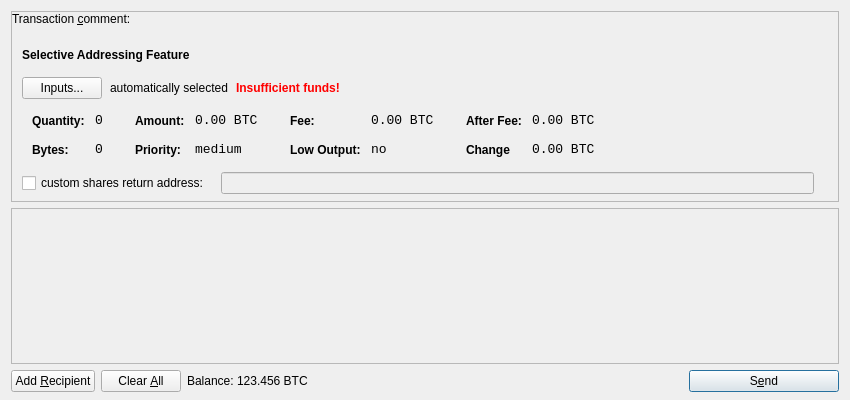
<?xml version="1.0" encoding="UTF-8"?>
<ui version="4.0">
 <class>SendCoinsDialog</class>
 <widget class="QDialog" name="SendCoinsDialog">
  <property name="geometry">
   <rect>
    <x>0</x>
    <y>0</y>
    <width>850</width>
    <height>400</height>
   </rect>
  </property>
  <property name="windowTitle">
   <string>Send Coins</string>
  </property>
  <layout class="QVBoxLayout" name="verticalLayout" stretch="0,1,0">
   <property name="bottomMargin">
    <number>8</number>
   </property>
   <item>
    <widget class="QFrame" name="frameCoinControl">
     <property name="sizePolicy">
      <sizepolicy hsizetype="Expanding" vsizetype="Expanding">
       <horstretch>0</horstretch>
       <verstretch>0</verstretch>
      </sizepolicy>
     </property>
     <property name="maximumSize">
      <size>
       <width>16777215</width>
       <height>16777215</height>
      </size>
     </property>
     <property name="frameShape">
      <enum>QFrame::StyledPanel</enum>
     </property>
     <property name="frameShadow">
      <enum>QFrame::Sunken</enum>
     </property>
     <layout class="QVBoxLayout" name="verticalLayoutCoinControl2">
      <property name="spacing">
       <number>6</number>
      </property>
      <property name="leftMargin">
       <number>0</number>
      </property>
      <property name="topMargin">
       <number>0</number>
      </property>
      <property name="rightMargin">
       <number>0</number>
      </property>
      <property name="bottomMargin">
       <number>6</number>
      </property>
      <item>
       <widget class="QLabel" name="labelTxComment">
        <property name="text">
         <string>Transaction &amp;comment: </string>
        </property>
        <property name="alignment">
         <set>Qt::AlignLeading|Qt::AlignLeft|Qt::AlignVCenter</set>
        </property>
        <property name="buddy">
         <cstring>editTxComment</cstring>
        </property>
       </widget>
      </item>
      <item>
       <widget class="QValidatedLineEdit" name="editTxComment" native="true">
        <property name="enabled">
         <bool>true</bool>
        </property>
        <property name="toolTip">
         <string>Enter a transaction comment (Note: this information is public)</string>
        </property>
       </widget>
      </item>
      <item>
       <layout class="QVBoxLayout" name="verticalLayoutCoinControl" stretch="0,0,0,0,1">
        <property name="spacing">
         <number>0</number>
        </property>
        <property name="leftMargin">
         <number>10</number>
        </property>
        <property name="topMargin">
         <number>10</number>
        </property>
        <item>
         <layout class="QHBoxLayout" name="horizontalLayoutCoinControl1">
          <property name="bottomMargin">
           <number>15</number>
          </property>
          <item>
           <widget class="QLabel" name="labelCoinControlFeatures">
            <property name="sizePolicy">
             <sizepolicy hsizetype="Preferred" vsizetype="Maximum">
              <horstretch>0</horstretch>
              <verstretch>0</verstretch>
             </sizepolicy>
            </property>
            <property name="font">
             <font>
              <weight>75</weight>
              <bold>true</bold>
             </font>
            </property>
            <property name="styleSheet">
             <string notr="true">font-weight:bold;</string>
            </property>
            <property name="text">
             <string>Selective Addressing Feature</string>
            </property>
           </widget>
          </item>
         </layout>
        </item>
        <item>
         <layout class="QHBoxLayout" name="horizontalLayoutCoinControl2" stretch="0,0,0,0">
          <property name="spacing">
           <number>8</number>
          </property>
          <property name="bottomMargin">
           <number>10</number>
          </property>
          <item>
           <widget class="QPushButton" name="pushButtonCoinControl">
            <property name="styleSheet">
             <string notr="true"/>
            </property>
            <property name="text">
             <string>Inputs...</string>
            </property>
           </widget>
          </item>
          <item>
           <widget class="QLabel" name="labelCoinControlAutomaticallySelected">
            <property name="text">
             <string>automatically selected</string>
            </property>
            <property name="margin">
             <number>5</number>
            </property>
           </widget>
          </item>
          <item>
           <widget class="QLabel" name="labelCoinControlInsuffFunds">
            <property name="font">
             <font>
              <weight>75</weight>
              <bold>true</bold>
             </font>
            </property>
            <property name="styleSheet">
             <string notr="true">color:red;font-weight:bold;</string>
            </property>
            <property name="text">
             <string>Insufficient funds!</string>
            </property>
            <property name="margin">
             <number>5</number>
            </property>
           </widget>
          </item>
          <item>
           <spacer name="horizontalSpacerCoinControl">
            <property name="orientation">
             <enum>Qt::Horizontal</enum>
            </property>
            <property name="sizeHint" stdset="0">
             <size>
              <width>40</width>
              <height>1</height>
             </size>
            </property>
           </spacer>
          </item>
         </layout>
        </item>
        <item>
         <widget class="QWidget" name="widgetCoinControl" native="true">
          <property name="sizePolicy">
           <sizepolicy hsizetype="Preferred" vsizetype="Preferred">
            <horstretch>0</horstretch>
            <verstretch>0</verstretch>
           </sizepolicy>
          </property>
          <property name="minimumSize">
           <size>
            <width>0</width>
            <height>0</height>
           </size>
          </property>
          <property name="styleSheet">
           <string notr="true"/>
          </property>
          <layout class="QHBoxLayout" name="horizontalLayoutCoinControl5">
           <property name="margin">
            <number>0</number>
           </property>
           <item>
            <layout class="QHBoxLayout" name="horizontalLayoutCoinControl3" stretch="0,0,0,1">
             <property name="spacing">
              <number>20</number>
             </property>
             <property name="topMargin">
              <number>0</number>
             </property>
             <property name="bottomMargin">
              <number>10</number>
             </property>
             <item>
              <layout class="QFormLayout" name="formLayoutCoinControl1">
               <property name="horizontalSpacing">
                <number>10</number>
               </property>
               <property name="verticalSpacing">
                <number>14</number>
               </property>
               <property name="leftMargin">
                <number>10</number>
               </property>
               <property name="topMargin">
                <number>4</number>
               </property>
               <property name="rightMargin">
                <number>6</number>
               </property>
               <item row="0" column="0">
                <widget class="QLabel" name="labelCoinControlQuantityText">
                 <property name="styleSheet">
                  <string notr="true">font-weight:bold;</string>
                 </property>
                 <property name="text">
                  <string>Quantity:</string>
                 </property>
                 <property name="margin">
                  <number>0</number>
                 </property>
                </widget>
               </item>
               <item row="0" column="1">
                <widget class="QLabel" name="labelCoinControlQuantity">
                 <property name="font">
                  <font>
                   <family>Monospace</family>
                   <pointsize>10</pointsize>
                  </font>
                 </property>
                 <property name="cursor">
                  <cursorShape>IBeamCursor</cursorShape>
                 </property>
                 <property name="contextMenuPolicy">
                  <enum>Qt::ActionsContextMenu</enum>
                 </property>
                 <property name="text">
                  <string>0</string>
                 </property>
                 <property name="margin">
                  <number>0</number>
                 </property>
                 <property name="textInteractionFlags">
                  <set>Qt::LinksAccessibleByMouse|Qt::TextSelectableByKeyboard|Qt::TextSelectableByMouse</set>
                 </property>
                </widget>
               </item>
               <item row="1" column="0">
                <widget class="QLabel" name="labelCoinControlBytesText">
                 <property name="styleSheet">
                  <string notr="true">font-weight:bold;</string>
                 </property>
                 <property name="text">
                  <string>Bytes:</string>
                 </property>
                </widget>
               </item>
               <item row="1" column="1">
                <widget class="QLabel" name="labelCoinControlBytes">
                 <property name="font">
                  <font>
                   <family>Monospace</family>
                   <pointsize>10</pointsize>
                  </font>
                 </property>
                 <property name="cursor">
                  <cursorShape>IBeamCursor</cursorShape>
                 </property>
                 <property name="contextMenuPolicy">
                  <enum>Qt::ActionsContextMenu</enum>
                 </property>
                 <property name="text">
                  <string>0</string>
                 </property>
                 <property name="textInteractionFlags">
                  <set>Qt::LinksAccessibleByMouse|Qt::TextSelectableByKeyboard|Qt::TextSelectableByMouse</set>
                 </property>
                </widget>
               </item>
              </layout>
             </item>
             <item>
              <layout class="QFormLayout" name="formLayoutCoinControl2">
               <property name="horizontalSpacing">
                <number>10</number>
               </property>
               <property name="verticalSpacing">
                <number>14</number>
               </property>
               <property name="leftMargin">
                <number>6</number>
               </property>
               <property name="topMargin">
                <number>4</number>
               </property>
               <property name="rightMargin">
                <number>6</number>
               </property>
               <item row="0" column="0">
                <widget class="QLabel" name="labelCoinControlAmountText">
                 <property name="styleSheet">
                  <string notr="true">font-weight:bold;</string>
                 </property>
                 <property name="text">
                  <string>Amount:</string>
                 </property>
                 <property name="margin">
                  <number>0</number>
                 </property>
                </widget>
               </item>
               <item row="0" column="1">
                <widget class="QLabel" name="labelCoinControlAmount">
                 <property name="font">
                  <font>
                   <family>Monospace</family>
                   <pointsize>10</pointsize>
                  </font>
                 </property>
                 <property name="cursor">
                  <cursorShape>IBeamCursor</cursorShape>
                 </property>
                 <property name="contextMenuPolicy">
                  <enum>Qt::ActionsContextMenu</enum>
                 </property>
                 <property name="text">
                  <string>0.00 BTC</string>
                 </property>
                 <property name="textInteractionFlags">
                  <set>Qt::LinksAccessibleByMouse|Qt::TextSelectableByKeyboard|Qt::TextSelectableByMouse</set>
                 </property>
                </widget>
               </item>
               <item row="1" column="0">
                <widget class="QLabel" name="labelCoinControlPriorityText">
                 <property name="styleSheet">
                  <string notr="true">font-weight:bold;</string>
                 </property>
                 <property name="text">
                  <string>Priority:</string>
                 </property>
                </widget>
               </item>
               <item row="1" column="1">
                <widget class="QLabel" name="labelCoinControlPriority">
                 <property name="font">
                  <font>
                   <family>Monospace</family>
                   <pointsize>10</pointsize>
                  </font>
                 </property>
                 <property name="cursor">
                  <cursorShape>IBeamCursor</cursorShape>
                 </property>
                 <property name="contextMenuPolicy">
                  <enum>Qt::ActionsContextMenu</enum>
                 </property>
                 <property name="text">
                  <string>medium</string>
                 </property>
                 <property name="textInteractionFlags">
                  <set>Qt::LinksAccessibleByMouse|Qt::TextSelectableByKeyboard|Qt::TextSelectableByMouse</set>
                 </property>
                </widget>
               </item>
              </layout>
             </item>
             <item>
              <layout class="QFormLayout" name="formLayoutCoinControl3">
               <property name="horizontalSpacing">
                <number>10</number>
               </property>
               <property name="verticalSpacing">
                <number>14</number>
               </property>
               <property name="leftMargin">
                <number>6</number>
               </property>
               <property name="topMargin">
                <number>4</number>
               </property>
               <property name="rightMargin">
                <number>6</number>
               </property>
               <item row="0" column="0">
                <widget class="QLabel" name="labelCoinControlFeeText">
                 <property name="styleSheet">
                  <string notr="true">font-weight:bold;</string>
                 </property>
                 <property name="text">
                  <string>Fee:</string>
                 </property>
                 <property name="margin">
                  <number>0</number>
                 </property>
                </widget>
               </item>
               <item row="0" column="1">
                <widget class="QLabel" name="labelCoinControlFee">
                 <property name="font">
                  <font>
                   <family>Monospace</family>
                   <pointsize>10</pointsize>
                  </font>
                 </property>
                 <property name="cursor">
                  <cursorShape>IBeamCursor</cursorShape>
                 </property>
                 <property name="contextMenuPolicy">
                  <enum>Qt::ActionsContextMenu</enum>
                 </property>
                 <property name="text">
                  <string>0.00 BTC</string>
                 </property>
                 <property name="textInteractionFlags">
                  <set>Qt::LinksAccessibleByMouse|Qt::TextSelectableByKeyboard|Qt::TextSelectableByMouse</set>
                 </property>
                </widget>
               </item>
               <item row="1" column="0">
                <widget class="QLabel" name="labelCoinControlLowOutputText">
                 <property name="styleSheet">
                  <string notr="true">font-weight:bold;</string>
                 </property>
                 <property name="text">
                  <string>Low Output:</string>
                 </property>
                </widget>
               </item>
               <item row="1" column="1">
                <widget class="QLabel" name="labelCoinControlLowOutput">
                 <property name="font">
                  <font>
                   <family>Monospace</family>
                   <pointsize>10</pointsize>
                  </font>
                 </property>
                 <property name="cursor">
                  <cursorShape>IBeamCursor</cursorShape>
                 </property>
                 <property name="contextMenuPolicy">
                  <enum>Qt::ActionsContextMenu</enum>
                 </property>
                 <property name="text">
                  <string>no</string>
                 </property>
                 <property name="textInteractionFlags">
                  <set>Qt::LinksAccessibleByMouse|Qt::TextSelectableByKeyboard|Qt::TextSelectableByMouse</set>
                 </property>
                </widget>
               </item>
              </layout>
             </item>
             <item>
              <layout class="QFormLayout" name="formLayoutCoinControl4">
               <property name="horizontalSpacing">
                <number>10</number>
               </property>
               <property name="verticalSpacing">
                <number>14</number>
               </property>
               <property name="leftMargin">
                <number>6</number>
               </property>
               <property name="topMargin">
                <number>4</number>
               </property>
               <property name="rightMargin">
                <number>6</number>
               </property>
               <item row="0" column="0">
                <widget class="QLabel" name="labelCoinControlAfterFeeText">
                 <property name="styleSheet">
                  <string notr="true">font-weight:bold;</string>
                 </property>
                 <property name="text">
                  <string>After Fee:</string>
                 </property>
                 <property name="margin">
                  <number>0</number>
                 </property>
                </widget>
               </item>
               <item row="0" column="1">
                <widget class="QLabel" name="labelCoinControlAfterFee">
                 <property name="font">
                  <font>
                   <family>Monospace</family>
                   <pointsize>10</pointsize>
                  </font>
                 </property>
                 <property name="cursor">
                  <cursorShape>IBeamCursor</cursorShape>
                 </property>
                 <property name="contextMenuPolicy">
                  <enum>Qt::ActionsContextMenu</enum>
                 </property>
                 <property name="text">
                  <string>0.00 BTC</string>
                 </property>
                 <property name="textInteractionFlags">
                  <set>Qt::LinksAccessibleByMouse|Qt::TextSelectableByKeyboard|Qt::TextSelectableByMouse</set>
                 </property>
                </widget>
               </item>
               <item row="1" column="0">
                <widget class="QLabel" name="labelCoinControlChangeText">
                 <property name="styleSheet">
                  <string notr="true">font-weight:bold;</string>
                 </property>
                 <property name="text">
                  <string>Change</string>
                 </property>
                </widget>
               </item>
               <item row="1" column="1">
                <widget class="QLabel" name="labelCoinControlChange">
                 <property name="font">
                  <font>
                   <family>Monospace</family>
                   <pointsize>10</pointsize>
                  </font>
                 </property>
                 <property name="cursor">
                  <cursorShape>IBeamCursor</cursorShape>
                 </property>
                 <property name="contextMenuPolicy">
                  <enum>Qt::ActionsContextMenu</enum>
                 </property>
                 <property name="text">
                  <string>0.00 BTC</string>
                 </property>
                 <property name="textInteractionFlags">
                  <set>Qt::LinksAccessibleByMouse|Qt::TextSelectableByKeyboard|Qt::TextSelectableByMouse</set>
                 </property>
                </widget>
               </item>
              </layout>
             </item>
            </layout>
           </item>
          </layout>
         </widget>
        </item>
        <item>
         <layout class="QHBoxLayout" name="horizontalLayoutCoinControl4" stretch="0,0,0">
          <property name="spacing">
           <number>12</number>
          </property>
          <property name="sizeConstraint">
           <enum>QLayout::SetDefaultConstraint</enum>
          </property>
          <property name="topMargin">
           <number>5</number>
          </property>
          <property name="rightMargin">
           <number>5</number>
          </property>
          <item>
           <widget class="QCheckBox" name="checkBoxCoinControlChange">
            <property name="text">
             <string>custom shares return address:</string>
            </property>
           </widget>
          </item>
          <item>
           <widget class="QLineEdit" name="lineEditCoinControlChange">
            <property name="enabled">
             <bool>false</bool>
            </property>
            <property name="sizePolicy">
             <sizepolicy hsizetype="Expanding" vsizetype="Fixed">
              <horstretch>0</horstretch>
              <verstretch>0</verstretch>
             </sizepolicy>
            </property>
           </widget>
          </item>
          <item>
           <widget class="QLabel" name="labelCoinControlChangeLabel">
            <property name="sizePolicy">
             <sizepolicy hsizetype="Preferred" vsizetype="Expanding">
              <horstretch>0</horstretch>
              <verstretch>0</verstretch>
             </sizepolicy>
            </property>
            <property name="minimumSize">
             <size>
              <width>0</width>
              <height>0</height>
             </size>
            </property>
            <property name="text">
             <string/>
            </property>
            <property name="margin">
             <number>3</number>
            </property>
           </widget>
          </item>
         </layout>
        </item>
        <item>
         <spacer name="verticalSpacerCoinControl">
          <property name="orientation">
           <enum>Qt::Vertical</enum>
          </property>
          <property name="sizeHint" stdset="0">
           <size>
            <width>800</width>
            <height>1</height>
           </size>
          </property>
         </spacer>
        </item>
       </layout>
      </item>
     </layout>
    </widget>
   </item>
   <item>
    <widget class="QScrollArea" name="scrollArea">
     <property name="widgetResizable">
      <bool>true</bool>
     </property>
     <widget class="QWidget" name="scrollAreaWidgetContents">
      <property name="geometry">
       <rect>
        <x>0</x>
        <y>0</y>
        <width>824</width>
        <height>128</height>
       </rect>
      </property>
      <layout class="QVBoxLayout" name="verticalLayout_2">
       <property name="margin">
        <number>0</number>
       </property>
       <item>
        <layout class="QVBoxLayout" name="entries">
         <property name="spacing">
          <number>6</number>
         </property>
        </layout>
       </item>
       <item>
        <spacer name="verticalSpacer">
         <property name="orientation">
          <enum>Qt::Vertical</enum>
         </property>
         <property name="sizeHint" stdset="0">
          <size>
           <width>20</width>
           <height>40</height>
          </size>
         </property>
        </spacer>
       </item>
      </layout>
     </widget>
    </widget>
   </item>
   <item>
    <layout class="QHBoxLayout" name="horizontalLayout">
     <item>
      <widget class="QPushButton" name="addButton">
       <property name="toolTip">
        <string>Send to multiple recipients at once</string>
       </property>
       <property name="text">
        <string>Add &amp;Recipient</string>
       </property>
       <property name="icon">
        <iconset resource="../bitcoin.qrc">
         <normaloff>:/icons/add</normaloff>:/icons/add</iconset>
       </property>
       <property name="autoDefault">
        <bool>false</bool>
       </property>
      </widget>
     </item>
     <item>
      <widget class="QPushButton" name="clearButton">
       <property name="sizePolicy">
        <sizepolicy hsizetype="Minimum" vsizetype="Fixed">
         <horstretch>0</horstretch>
         <verstretch>0</verstretch>
        </sizepolicy>
       </property>
       <property name="toolTip">
        <string>Remove all transaction fields</string>
       </property>
       <property name="text">
        <string>Clear &amp;All</string>
       </property>
       <property name="icon">
        <iconset resource="../bitcoin.qrc">
         <normaloff>:/icons/remove</normaloff>:/icons/remove</iconset>
       </property>
       <property name="autoRepeatDelay">
        <number>300</number>
       </property>
       <property name="autoDefault">
        <bool>false</bool>
       </property>
      </widget>
     </item>
     <item>
      <layout class="QHBoxLayout" name="horizontalLayout_2">
       <property name="spacing">
        <number>3</number>
       </property>
       <item>
        <widget class="QLabel" name="label">
         <property name="text">
          <string>Balance:</string>
         </property>
        </widget>
       </item>
       <item>
        <widget class="QLabel" name="labelBalance">
         <property name="cursor">
          <cursorShape>IBeamCursor</cursorShape>
         </property>
         <property name="text">
          <string>123.456 BTC</string>
         </property>
         <property name="textInteractionFlags">
          <set>Qt::LinksAccessibleByMouse|Qt::TextSelectableByKeyboard|Qt::TextSelectableByMouse</set>
         </property>
        </widget>
       </item>
      </layout>
     </item>
     <item>
      <spacer name="horizontalSpacer">
       <property name="orientation">
        <enum>Qt::Horizontal</enum>
       </property>
       <property name="sizeHint" stdset="0">
        <size>
         <width>40</width>
         <height>20</height>
        </size>
       </property>
      </spacer>
     </item>
     <item>
      <widget class="QPushButton" name="sendButton">
       <property name="minimumSize">
        <size>
         <width>150</width>
         <height>0</height>
        </size>
       </property>
       <property name="toolTip">
        <string>Confirm the send action</string>
       </property>
       <property name="text">
        <string>S&amp;end</string>
       </property>
       <property name="icon">
        <iconset resource="../bitcoin.qrc">
         <normaloff>:/icons/send</normaloff>:/icons/send</iconset>
       </property>
       <property name="default">
        <bool>true</bool>
       </property>
      </widget>
     </item>
    </layout>
   </item>
  </layout>
 </widget>
 <customwidgets>
  <customwidget>
   <class>QValidatedLineEdit</class>
   <extends>QWidget</extends>
   <header>qvalidatedlineedit.h</header>
  </customwidget>
 </customwidgets>
 <resources>
  <include location="../bitcoin.qrc"/>
 </resources>
 <connections/>
</ui>
